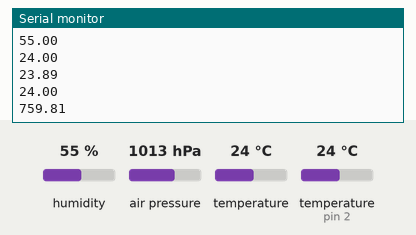
This sketch was run on a simulated Arduino Uno, built with avr-gcc and run on an emulated ATmega328P. On the bench: the last lines printed to the serial monitor. The inputs (shaded band) are chosen by the test bench; at power-on: humidity 55 %, air pressure 1013 hPa, temperature 24 °C, temperature (sensor on pin 2) 24 °C.

Above: at 1.2 s.
1.3 s: humidity set to 22 %
At 2.6 s:
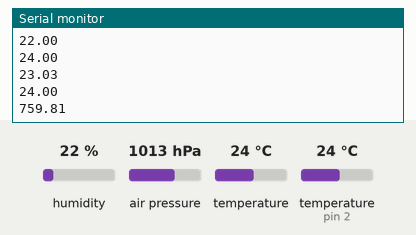
3.6 s: air pressure set to 952 hPa
At 4.5 s:
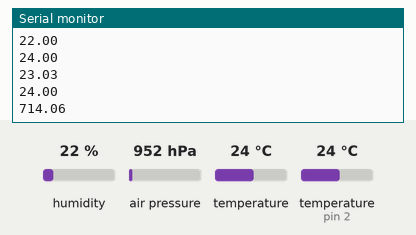
5.9 s: temperature (sensor 0) set to 12 °C
At 6.4 s:
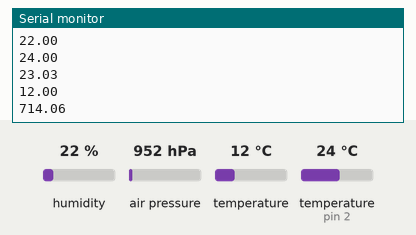
8.2 s: temperature (sensor on pin 2) set to 12 °C
At 10.4 s:
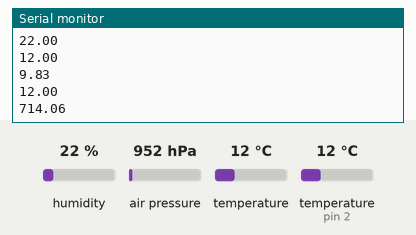
10.5 s: humidity set to 40 %
At 12.6 s:
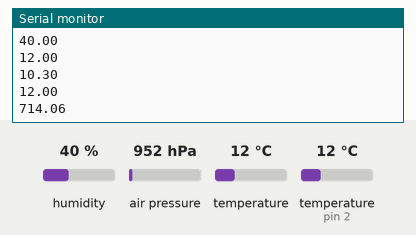
12.8 s: air pressure set to 975 hPa
At 15.3 s:
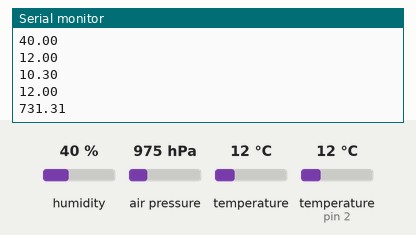
Timing chart, 0 to 16.1 s (numbered marks = the images above; inputs shaded):
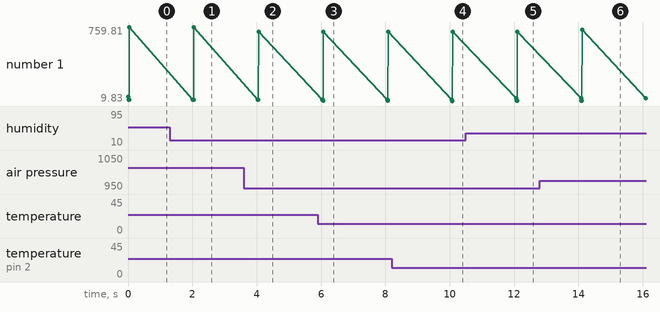

Measured:
- after the input at 1.3 s, the serial monitor: prints a new line after 0.72 s (image 1)
- after the input at 3.6 s, the serial monitor: prints a new line after 0.46 s (image 2)
- after the input at 5.9 s, the serial monitor: prints a new line after 0.16 s (image 3)
- after the input at 8.2 s, the serial monitor: prints a new line after 1.9 s (image 4)
- after the input at 10.5 s, the serial monitor: prints a new line after 1.6 s (image 5)
- after the input at 12.8 s, the serial monitor: prints a new line after 1.3 s (image 6)
- plotted number 1: 759.81 → 714.06 after the input at 3.6 s

The sketch:

ClimateStation.ino
```cpp
// Lib for DHT22
#include <DHT_U.h>
#include <DHT.h>

// Libs for BMP
#include <Wire.h>
#include <SPI.h>
#include <Adafruit_Sensor.h>
#include <Adafruit_BMP280.h>

// DHT defines
#define DHTPIN 2
#define DHTTYPE DHT22

// BMP defines
#define BMP_SCK 13
#define BMP_MISO 12
#define BMP_MOSI 11
#define BMP_CS 10

// Dht initialize
DHT dht(DHTPIN, DHTTYPE);
// BMP initialize
Adafruit_BMP280 bmp;

void setup() {
	Serial.begin(9600);
	dht.begin();
	bmp.begin();
}

void loop() {
	// Vars for DHT
	float hum = dht.readHumidity();
	float temp = dht.readTemperature();
	float heatIndex = dht.computeHeatIndex(temp, hum, false);
	// Vars for BMP
	float tempBMP = bmp.readTemperature();
	float pressurePa = bmp.readPressure();
	float pressure = pressurePa / 133.3224;
	float altitude = bmp.readAltitude(pressurePa); // It's not working correct now, maybe error with pressurePa variable type.

	// Print for DHT
	Serial.println(hum);
	Serial.println(temp);
	Serial.println(heatIndex);

	// Print for BMP
	Serial.println(tempBMP);
	Serial.println(pressure);


	// Delay for 2 sec
	delay(2000);
}
```
